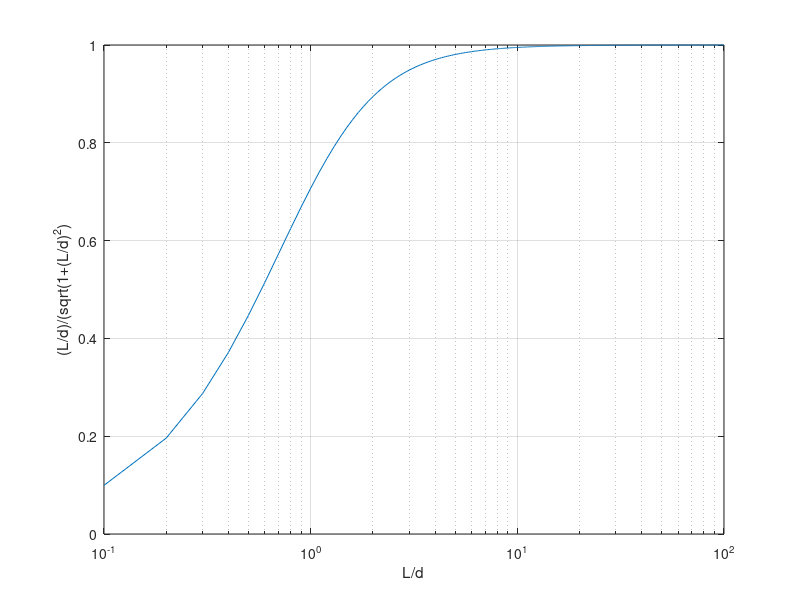

MATLAB code for this plot:
clc
clear
%this program plots E of a finite line over E of an infinite line over the
%Length of the line divided by the distance
%E_line/E_infinite = ratio
%d = distance from line
%L/d is the x value for plot
%the ratio is equivelent to L/(sqrt(L^2 + d^2))

x = 0:.1:100;
%these are the x values, a.k.a. L/d
y = x./(sqrt(1+x.^2));
%this is the ratio function, (L/d)/(sqrt(1+(L/d)^2))
semilogx(x,y)
%plots x as a base 10 logarithmic scale so that the graph is readable since
%it is greatly exponential
grid on
xlabel('L/d')
ylabel('(L/d)/(sqrt(1+(L/d)^2)')

